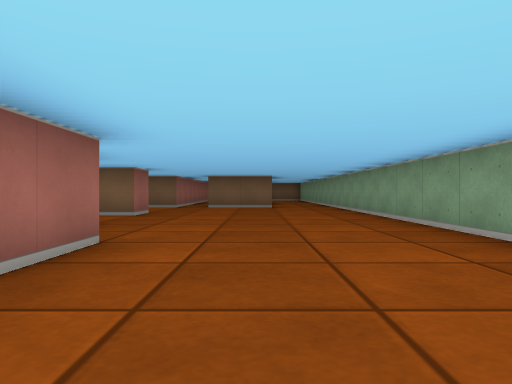
view 1 (above)

23 first-person views from a walk through a cub3D ray-caster map. The camera is about half as high as the walls, looks level and sees 70° across. The floor is counted in squares. Each view is taken from the middle of a square. On the plan, view 1 faces up. The plan holds only what a view shows up to about 9 squares ahead; the rest is blank.

view 2
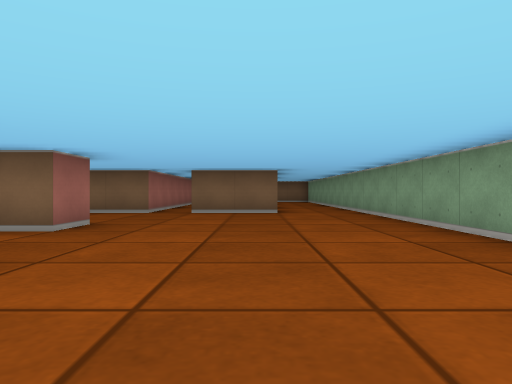

view 3
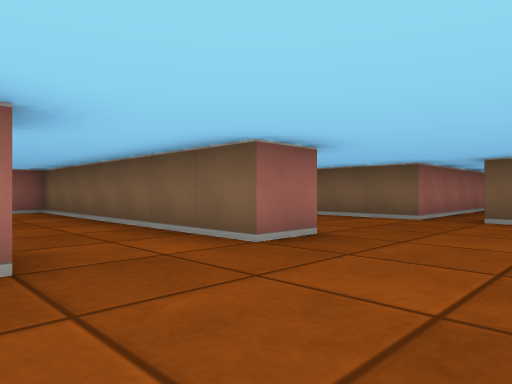

view 4
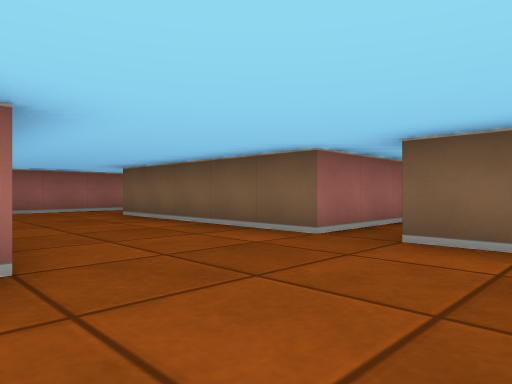

view 5
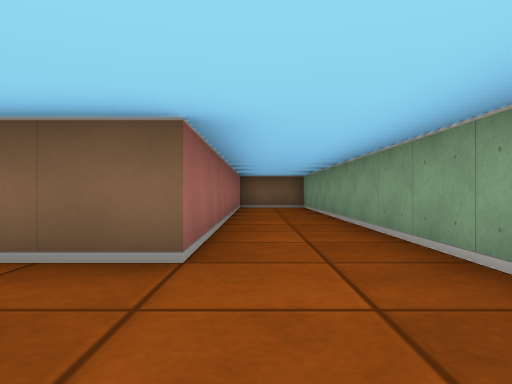

view 6
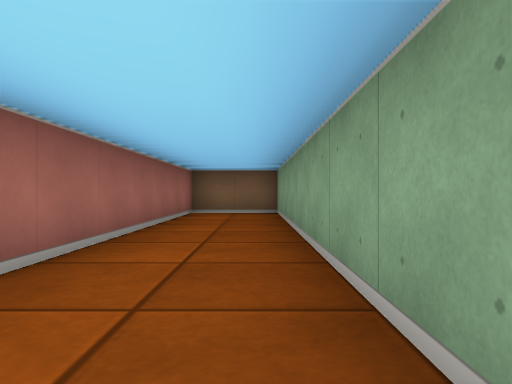

view 7
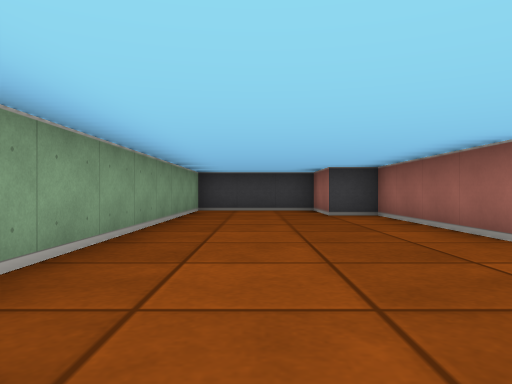

view 8
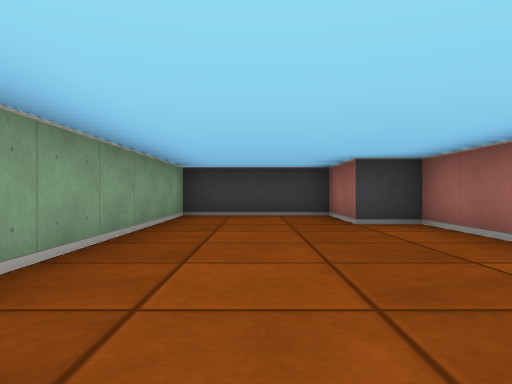

view 9
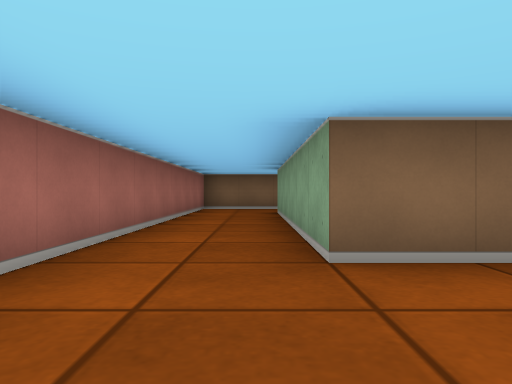

view 10
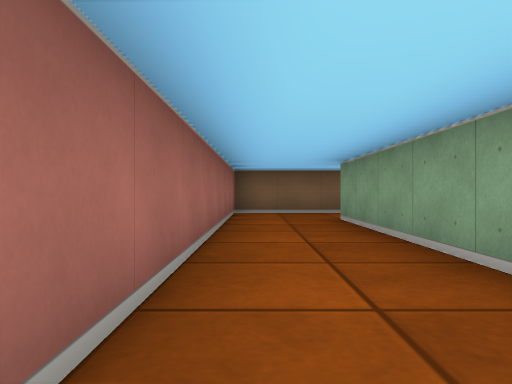

view 11
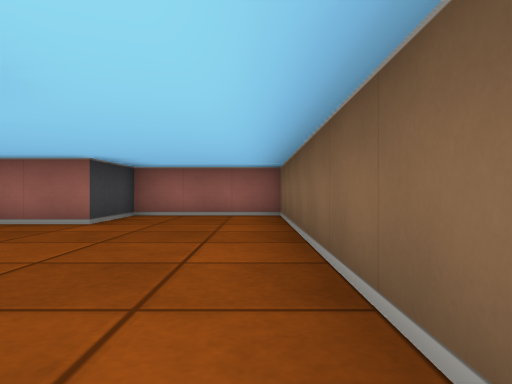

view 12
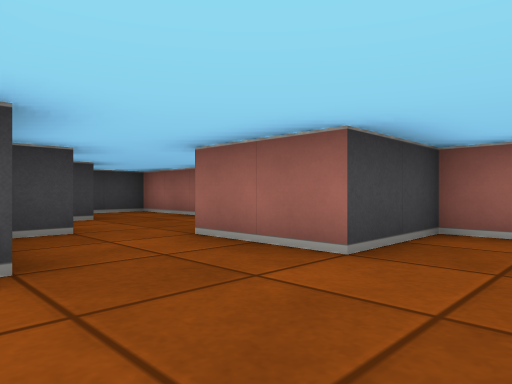

view 13
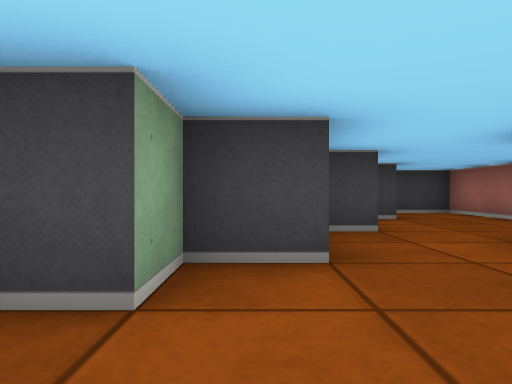

view 14
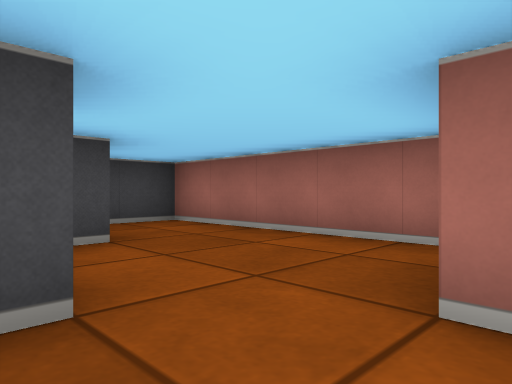

view 15
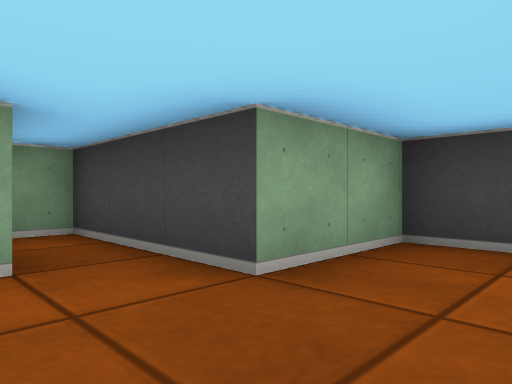

view 16
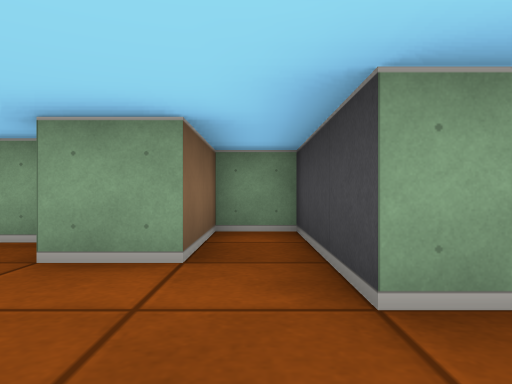

view 17
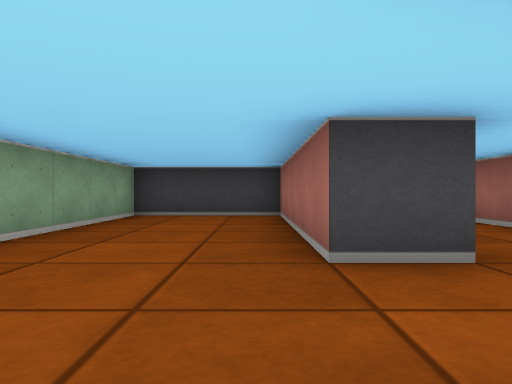

view 18
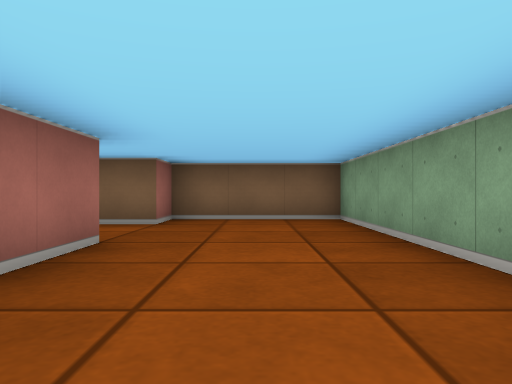

view 19
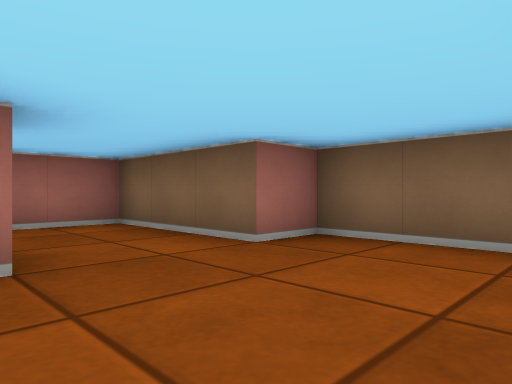

view 20
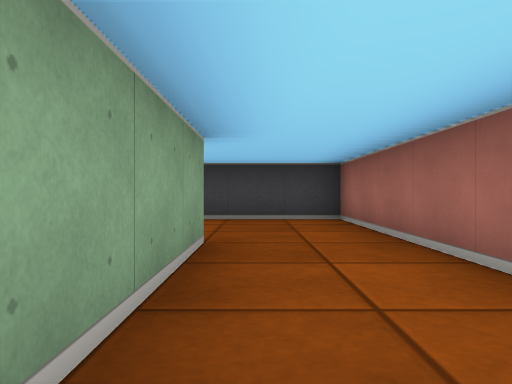

view 21
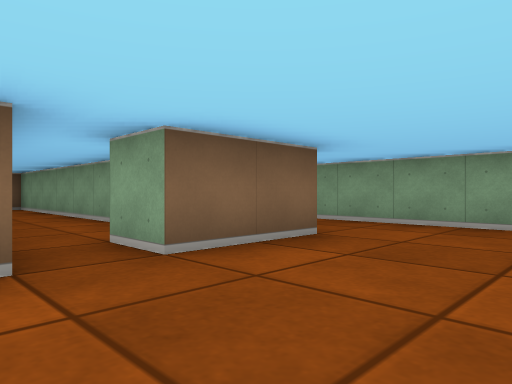

view 22
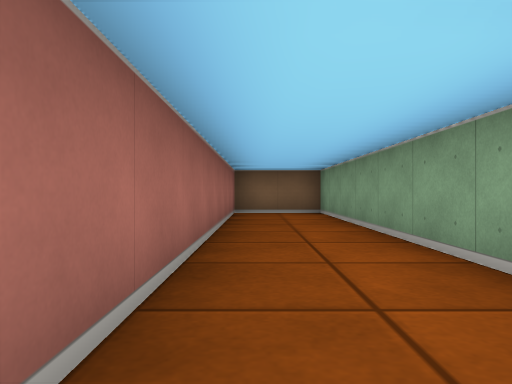

view 23
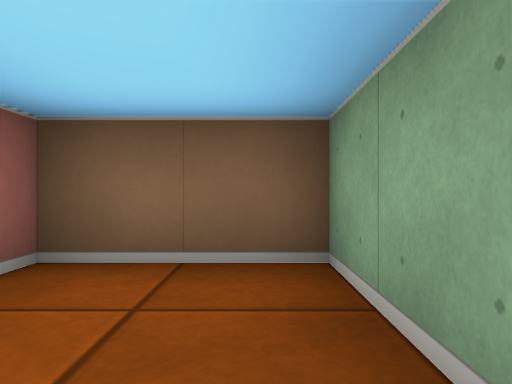

### Floor plan
Points are (right, up) in squares from view 1. A wall is a line through its corners. A room is listed if a view was taken in it or the views show most of it. See-through windows are left out.
Room 1 (views 1, 2, 3, 4, 5, 6, 7, 8, 9, 10, 11, 20, 21, 23)
walls: (-2.5, 8.6) (-2.5, 7.5) (-4.5, 7.5); (-2.5, 11.5) (-7.5, 11.5) (-7.5, 17.5) (-6.5, 17.5); (-1.5, 3.5) (-1.5, -0.5) (-0.5, -0.5) (-0.5, -2.5) (2.5, -2.5) (2.5, 20.5) (0.5, 20.5) (0.5, 11.5) (-1.5, 11.5); (-6.5, 19.5) (-9.5, 19.5) (-9.5, 8.5) (-7, 8.5)
ways out: opening at (-3.5, 6.5) to room 2; opening at (-7, 18.5) to room 3; opening at (-2, 11) to room 4
Room 2 (views 12, 13, 14, 15, 16)
walls: (-5.6, 3.5) (-4.5, 3.5) (-4.5, 4.5) (-3.9, 4.5); (-5.5, 2) (-5.5, 2.5); (-9.5, 1.9) (-9.5, -2.5) (-7.5, -2.5) (-7.5, -0.5) (-4.5, -0.5) (-4.5, 0.5) (-6.5, 0.5) (-6.5, 1.5) (-5.9, 1.5); (-4.5, 7.5) (-9.5, 7.5) (-9.5, 4.5) (-7.5, 4.5) (-7.5, 2.5)
ways out: opening at (-3.5, 6.5) to room 1
Room 3 (views 17, 18, 19)
walls: (-6.5, 17.5) (-6.5, 12.5) (-3.5, 12.5) (-3.5, 20.5) (-6.5, 20.5) (-6.5, 19.5)
ways out: opening at (-7, 18.5) to room 1
Room 4 (view 22)
walls: (-0.5, 14.1) (-0.5, 20.5) (-2.5, 20.5) (-2.5, 11.5); (-1.5, 11.5) (-1.5, 12.5)
ways out: opening at (-2, 11) to room 1

Where each view was taken, in squares from view 1:
view 1: 0 up, 0 right, facing up
view 2: 3 up, 0 right, facing up
view 3: 5 up, 0 right, facing up-left
view 4: 8 up, 0 right, facing up-left
view 5: 9 up, 1 right, facing up
view 6: 12 up, 2 right, facing up
view 7: 7 up, 1 right, facing down
view 8: 5 up, 1 right, facing down
view 9: 9 up, 8 left, facing up
view 10: 11 up, 9 left, facing up
view 11: 7 up, 2 left, facing left
view 12: 6 up, 5 left, facing down-left
view 13: 6 up, 5 left, facing down
view 14: 3 up, 6 left, facing down-left
view 15: 1 up, 9 left, facing down-right
view 16: 0 up, 9 left, facing right
view 17: 20 up, 6 left, facing down
view 18: 14 up, 5 left, facing up
view 19: 17 up, 4 left, facing up-left
view 20: 15 up, 8 left, facing down
view 21: 9 up, 3 left, facing up-right
view 22: 12 up, 2 left, facing up
view 23: 18 up, 2 right, facing up
